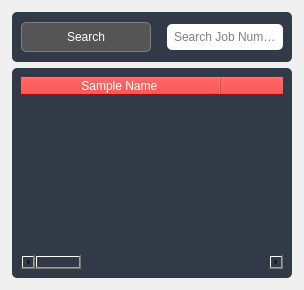
             <widget class="QWidget" name="icpDatabase">
              <layout class="QGridLayout" name="gridLayout_5">
               <property name="leftMargin">
                <number>12</number>
               </property>
               <property name="topMargin">
                <number>12</number>
               </property>
               <property name="rightMargin">
                <number>12</number>
               </property>
               <property name="bottomMargin">
                <number>12</number>
               </property>
               <item row="0" column="0">
                <widget class="QWidget" name="icpSearchBar" native="true">
                 <property name="minimumSize">
                  <size>
                   <width>100</width>
                   <height>50</height>
                  </size>
                 </property>
                 <property name="styleSheet">
                  <string notr="true">QWidget#icpSearchBar {
	background-color: #323a47;
	border-radius: 5px; 
}
QWidget QPushButton { 
	min-height: 20px; 
	min-width:120px; 
	max-width:120px; 
	padding: 4px;
	border: 1px solid gray; 
	border-radius: 5px;
	color:white; 
	background-color: #555555
} 

QPushButton::hover {
	background-color: rgb(107, 108, 108);
}

QLineEdit {
	border: none; 
	border-radius: 5px; 
	padding: 5px; 
	background-color: white; 
	margin-left: 10px; 
}</string>
                 </property>
                 <layout class="QHBoxLayout" name="horizontalLayout_24">
                  <item>
                   <widget class="QPushButton" name="icpSearchBtn">
                    <property name="text">
                     <string>Search</string>
                    </property>
                   </widget>
                  </item>
                  <item>
                   <widget class="QLineEdit" name="icpSearchInput">
                    <property name="placeholderText">
                     <string>Search Job Number</string>
                    </property>
                   </widget>
                  </item>
                 </layout>
                </widget>
               </item>
               <item row="1" column="0">
                <widget class="QWidget" name="widget_23" native="true">
                 <property name="minimumSize">
                  <size>
                   <width>0</width>
                   <height>100</height>
                  </size>
                 </property>
                 <property name="styleSheet">
                  <string notr="true">QWidget {
	background-color: #323a47;
	border-radius: 5px; 
}

#icpTable {
	color:white; 
} 
QHeaderView::section { 
	background-color: red; 
	color:white; 
}
QHeaderView::vertical::section { background-color: blue; }</string>
                 </property>
                 <layout class="QVBoxLayout" name="verticalLayout_28">
                  <item>
                   <widget class="QTableWidget" name="icpTable">
                    <attribute name="horizontalHeaderCascadingSectionResizes">
                     <bool>true</bool>
                    </attribute>
                    <attribute name="horizontalHeaderDefaultSectionSize">
                     <number>200</number>
                    </attribute>
                    <attribute name="horizontalHeaderShowSortIndicator" stdset="0">
                     <bool>false</bool>
                    </attribute>
                    <attribute name="horizontalHeaderStretchLastSection">
                     <bool>false</bool>
                    </attribute>
                    <attribute name="verticalHeaderVisible">
                     <bool>false</bool>
                    </attribute>
                    <attribute name="verticalHeaderCascadingSectionResizes">
                     <bool>false</bool>
                    </attribute>
                    <attribute name="verticalHeaderShowSortIndicator" stdset="0">
                     <bool>false</bool>
                    </attribute>
                    <attribute name="verticalHeaderStretchLastSection">
                     <bool>false</bool>
                    </attribute>
                    <column>
                     <property name="text">
                      <string>Sample Name </string>
                     </property>
                    </column>
                    <column>
                     <property name="text">
                      <string>Job Number</string>
                     </property>
                    </column>
                    <column>
                     <property name="text">
                      <string>Machine Type</string>
                     </property>
                    </column>
                    <column>
                     <property name="text">
                      <string>File Location </string>
                     </property>
                    </column>
                    <column>
                     <property name="text">
                      <string>Upload Date </string>
                     </property>
                    </column>
                   </widget>
                  </item>
                 </layout>
                </widget>
               </item>
              </layout>
             </widget>
